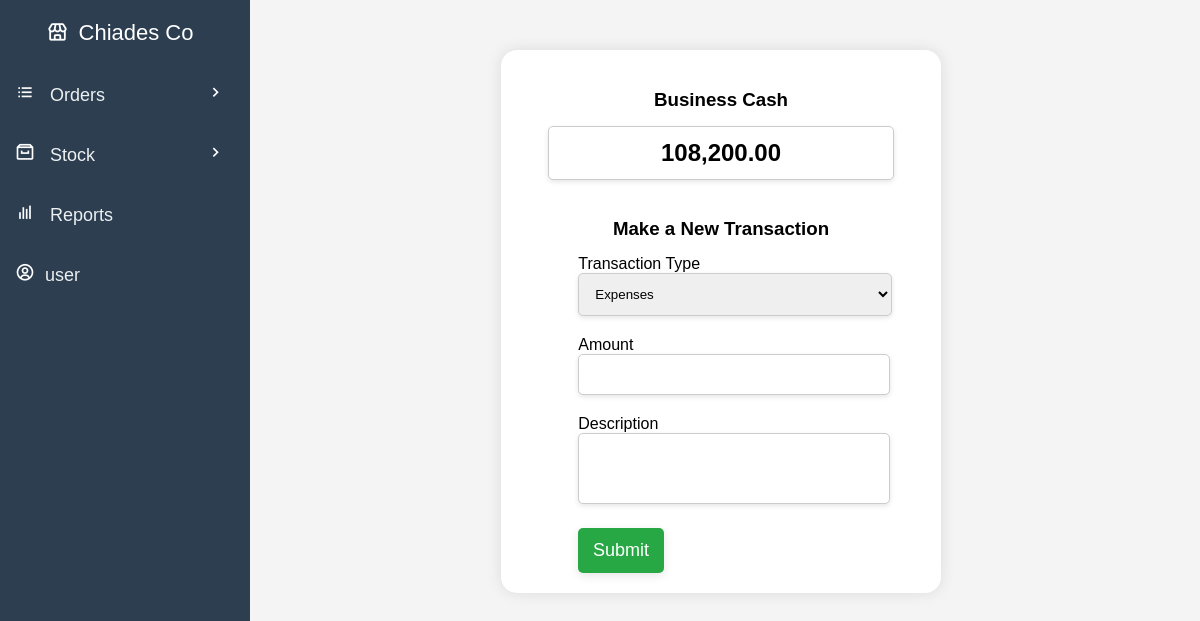
The app's page /create-transaction.php (signed in), older data.
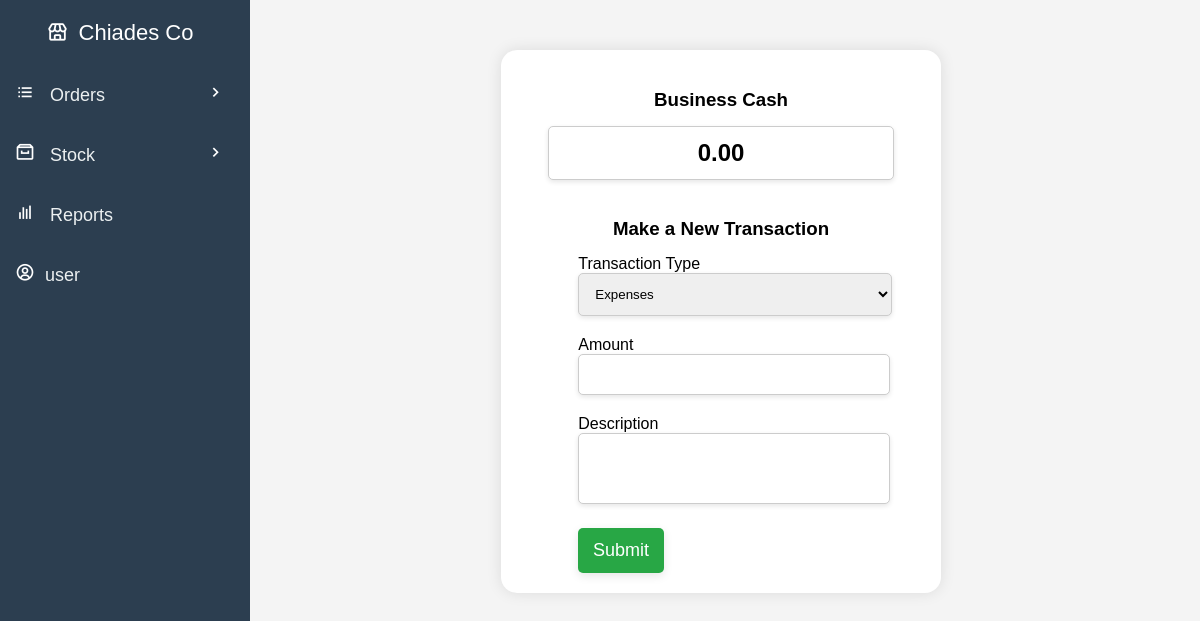
The same page, newer data.
### tables this page shows
CREATE TABLE `money` (
  `cash` decimal(10,2) DEFAULT NULL,
  `money_id` int(11) NOT NULL
);

### create-transaction.php (the view, shortened to what this page needs)
<?php
include('db_connection.php');
$cash_query = "SELECT cash FROM money";
$result = $conn->query($cash_query);
$cash = $result->fetch_assoc()['cash'];
?>
<!DOCTYPE html>
<html lang="en">
<head>
    <link rel="stylesheet" href="css/create-transaction.css">
</head>
<body>
    <div class="content">
        <h3>Business Cash</h3>
        <input type="text" id="business-cash" value="<?= number_format($cash, 2); ?>" readonly>
        <h3>Make a New Transaction</h3>
        <form id="transaction-form">
            <div>
                <label for="transaction-type">Transaction Type</label>
                <select name="transaction_type" id="transaction-type" required>
                    <option value="expenses">Expenses</option>
                </select>
            </div>
           <div>
                <label for="amount">Amount</label>
                <input type="number" name="amount" id="amount" required>
           </div>
            <div>
                <label for="description">Description</label>
                <textarea name="description" id="description" rows="3" required></textarea>
            </div>
            <input type="submit" value="Submit">
        </form>
    </div>
</body>
</html>

Row changes from the older to the newer data that the page shows:
no longer on this page (row edited): money: cash "108,200.00"
Text that changed along with them:
form field value: (not shown) → "0.00"
